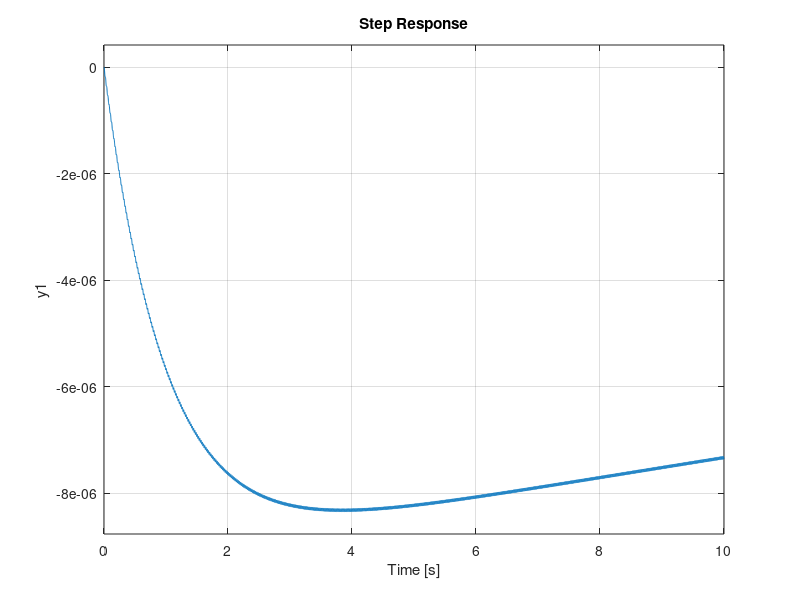

MATLAB code to generate this figure:
clc
clear all
close all

%% Esame
%riferimento sinusoidale a 50hz con errore nullo a regime
%margine di fase > 60'
%sovraelongazioni < 20%
%tempo di assestamento il più piccolo possibile

s = tf('s');
P = (1-80*s)/((1+s)*(1+100*s));

kc = dcgain(P) ; 
%% 
% impostiamo la omega
w = 2*pi*50 ; % abbiamo creato la 50 Hz
C0 = 1/s; % per errori costanti a regime 
C1 = 1/(s^2+w^2); % controllore per eliminare la 50Hz
K= 300;



%% controllore pid 
% 
 C1 = 1/((s^2+w^2)); % controllore per eliminare la 50Hz
% syms kp ki kd s
% 
% 
% expand((1-80*s)*(ki+kp*s+kd*s^2));
% expand((1+s)*(1+100*s)*s);
% myRouth([-80*kd+100 , +kd - 80*kp + 101 ,-80*ki + kp + 1  , ki ]);


L1 = C1*P;

kd = 0; 
ki = 0;
kp = 1.1212;
% 
roots([-80*kd+100 , +kd - 80*kp + 101 ,-80*ki + kp + 1  , ki])
N=100;
C2 = (s^2*(kd+kp/N) + s*(kp+ki/N) + ki)/(s*(s/N + 1));

L2 = C2*C1*P; 

Wyr2 = minreal(L2/(1+L2));
figure(1)
step(Wyr2)
grid on
